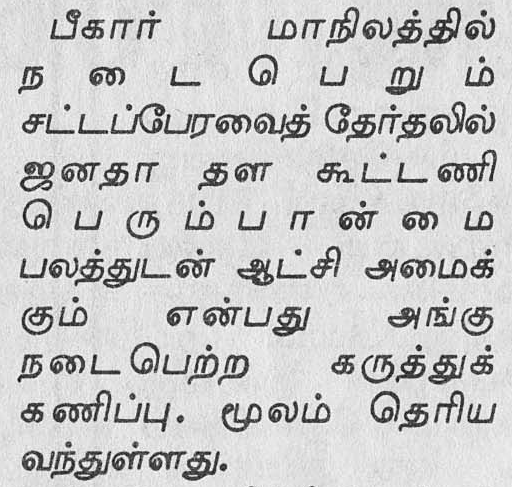
#> input picture Character_Segmentation-master/data/img_5.png, 512 x 487 px, found by its file name
$ python main.py
#> lines starting #> are read from the running program, lines starting #| are printed output that depends on the picture; after the words box and inside, x2 and y2 are one past the last pixel; in counts of white or black regions, pixels touching at a corner belong together; long printed decimals are rounded
import cv2
import numpy as np
import matplotlib.pyplot as plt
import os

np.set_printoptions(threshold=None)

#------------------Functions------------------#

# [28 lines left out: functions showimages, closewindows, not called in this run]

def line_array(array):
	list_x_upper = []
	list_x_lower = []
	for y in range(5, len(array)-5):
		s_a, s_p = strtline(y, array)
		e_a, e_p = endline(y, array)
		if s_a>=7 and s_p>=5:
			list_x_upper.append(y)
			# bin_img[y][:] = 255
		if e_a>=5 and e_p>=7:
			list_x_lower.append(y)
			# bin_img[y][:] = 255
	return list_x_upper, list_x_lower

def strtline(y, array):
	count_ahead = 0
	count_prev = 0
	for i in array[y:y+10]:
		if i > 3:
			count_ahead+= 1
	for i in array[y-10:y]:
		if i==0:
			count_prev += 1
	return count_ahead, count_prev

def endline(y, array):
	count_ahead = 0
	count_prev = 0
	for i in array[y:y+10]:
		if i==0:
			count_ahead+= 1
	for i in array[y-10:y]:
		if i >3:
			count_prev += 1
	return count_ahead, count_prev

def endline_word(y, array, a):
	count_ahead = 0
	count_prev = 0
	for i in array[y:y+2*a]:
		if i < 2:
			count_ahead+= 1
	for i in array[y-a:y]:
		if i > 2:
			count_prev += 1
	return count_prev ,count_ahead

def end_line_array(array, a):
	list_endlines = []
	for y in range(len(array)):
		e_p, e_a = endline_word(y, array, a)
		#print(e_p, e_a)
		if e_a >= int(1.5*a) and e_p >= int(0.7*a):
			list_endlines.append(y)
	return list_endlines

def refine_endword(array):
	refine_list = []
	for y in range(len(array)-1):
		if array[y]+1 < array[y+1]:
			refine_list.append(array[y])
	refine_list.append(array[-1])
	return refine_list


def refine_array(array_upper, array_lower):
	upperlines = []
	lowerlines = []
	for y in range(len(array_upper)-1):
		if array_upper[y] + 5 < array_upper[y+1]:
			upperlines.append(array_upper[y]-10)
	for y in range(len(array_lower)-1):
		if array_lower[y] + 5 < array_lower[y+1]:
			lowerlines.append(array_lower[y]+10)

	upperlines.append(array_upper[-1]-10)
	lowerlines.append(array_lower[-1]+10)

	return upperlines, lowerlines

def letter_width(contours):
	letter_width_sum = 0
	count = 0
	for cnt in contours:
		if cv2.contourArea(cnt) > 20:
			x,y,w,h = cv2.boundingRect(cnt)
			letter_width_sum += w
			count += 1

	return letter_width_sum/count


def end_wrd_dtct(lines, i, bin_img, mean_lttr_width):
	count_y = np.zeros(shape = width)
	for x in range(width):
		for y in range(lines[i][0],lines[i][1]):
			if bin_img[y][x] == 255:
				count_y[x] += 1
	end_lines = end_line_array(count_y, int(mean_lttr_width))
	# print(end_lines)
	endlines = refine_endword(end_lines)
	for x in endlines:
		final_thr[lines[i][0]:lines[i][1], x] = 255
	return endlines

# [32 lines left out: function letter_seg, not called in this run]
			# print(letter[e][0],x_linescopy[0], word)


#------------------/Functions-----------------#


#-------------Thresholding Image--------------#


print("\n........Program Initiated.......\n")
src_img= cv2.imread('./img_5.png', 1)
#> src_img is the input picture: shape (487, 512, 3); min 0, max 255, mean 200.3
copy = src_img.copy()
height = src_img.shape[0]
width = src_img.shape[1]


print("\n Resizing Image........")
src_img = cv2.resize(copy, dsize =(1320, int(1320*height/width)), interpolation = cv2.INTER_AREA)
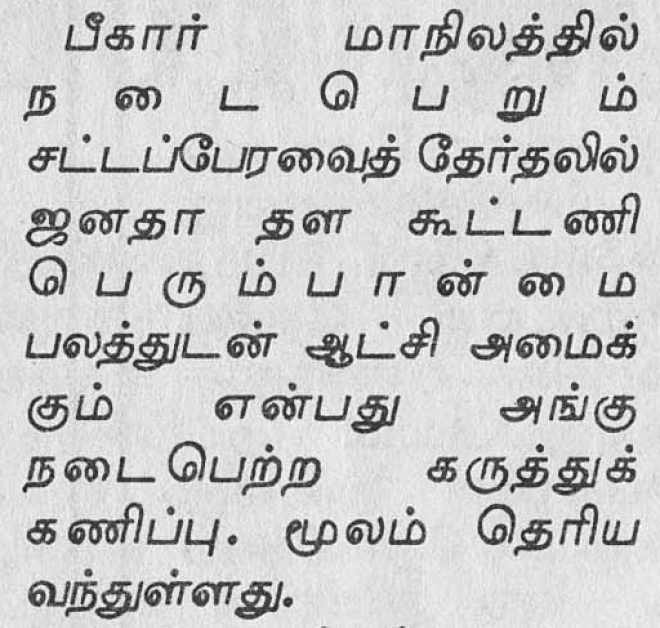
#> src_img: shape (1255, 1320, 3) (shown at 1/2 size); min 0, max 255, mean 200.2

height = src_img.shape[0]
width = src_img.shape[1]

print("#---------Image Info:--------#")
print("\tHeight =",height,"\n\tWidth =",width)
#| 	Height = 1255
#| 	Width = 1320
print("#----------------------------#")

grey_img = cv2.cvtColor(src_img, cv2.COLOR_BGR2GRAY)

print("Applying Adaptive Threshold with kernel :- 21 X 21")
bin_img = cv2.adaptiveThreshold(grey_img,255,cv2.ADAPTIVE_THRESH_MEAN_C,cv2.THRESH_BINARY_INV,21,20)
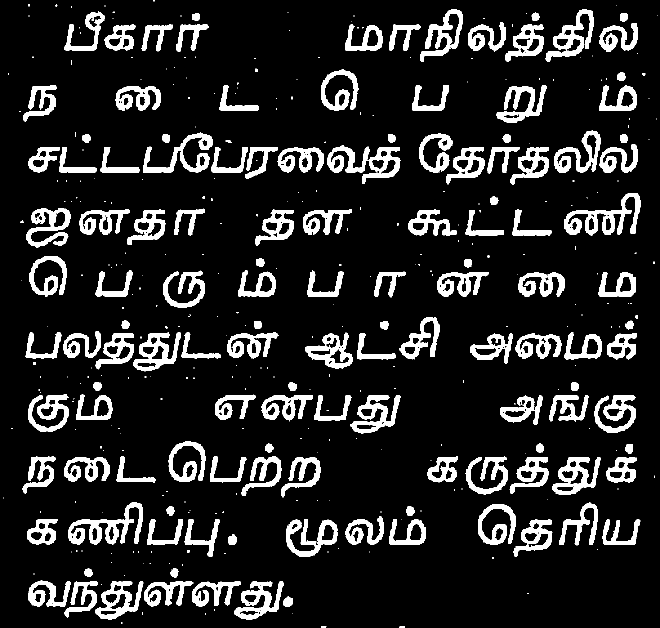
#> bin_img: shape (1255, 1320) (shown at 1/2 size); 13.1% white; 492 white regions (351 under 20 px), largest, box (x1, y1, x2, y2) and area: (1129, 386, 1281, 469) 4345, (137, 1005, 286, 1090) 4292, (286, 265, 426, 345) 3317
bin_img1 = bin_img.copy()
bin_img2 = bin_img.copy()

kernel = cv2.getStructuringElement(cv2.MORPH_ELLIPSE,(3,3))
kernel1 = np.array([[1,0,1],[0,1,0],[1,0,1]], dtype = np.uint8)
# final_thr = cv2.morphologyEx(bin_img, cv2.MORPH_OPEN, kernel)
# final_thr = cv2.dilate(bin_img,kernel1,iterations = 1)
print("Noise Removal From Image.........")
final_thr = cv2.morphologyEx(bin_img, cv2.MORPH_CLOSE, kernel)
#> final_thr: shape (1255, 1320); 13.5% white; 400 white regions (259 under 20 px), largest, box (x1, y1, x2, y2) and area: (1129, 386, 1281, 471) 4463, (137, 1005, 286, 1090) 4415, (286, 265, 426, 345) 3414
contr_retrival = final_thr.copy()

#-------------/Thresholding Image-------------#


#-------------Line Detection------------------#
print("Beginning Character Semenation..............")
count_x = np.zeros(shape= (height))
for y in range(height):
	for x in range(width):
		if bin_img[y][x] == 255 :
			count_x[y] = count_x[y]+1
	# [5 lines of commented-out code are left out]

upper_lines, lower_lines = line_array(count_x)

upperlines, lowerlines = refine_array(upper_lines, lower_lines)

# print(upperlines, lowerlines)
if True or len(upperlines)==len(lowerlines):
	lines = []
	for y in upperlines:
		final_thr[y][:] = 255
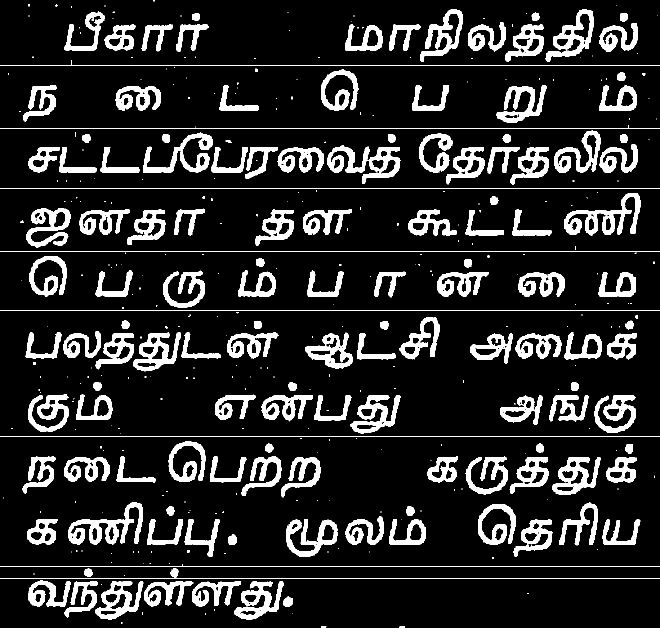
#> final_thr: shape (1255, 1320) (shown at 1/2 size); 14.1% white; 408 white regions (259 under 20 px), largest, box (x1, y1, x2, y2) and area: (1129, 386, 1281, 471) 4463, (137, 1005, 286, 1090) 4415, (286, 265, 426, 345) 3414
	for y in lowerlines:
		final_thr[y][:] = 255
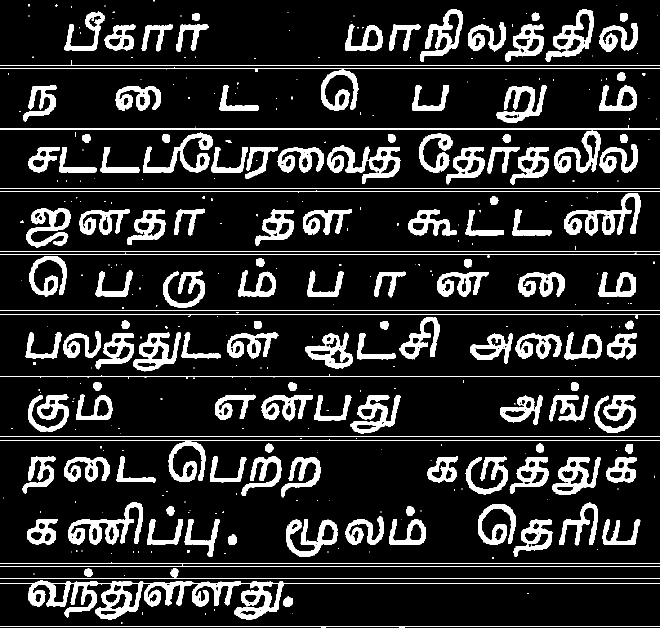
#> final_thr: shape (1255, 1320) (shown at 1/2 size); 14.9% white; 386 white regions (236 under 20 px)
	for y in range(len(upperlines)):
		lines.append((upperlines[y], lowerlines[y]))

else:
	print("Too much noise in image, unable to process.\nPlease try with another image. Ctrl-C to exit:- ")
	showimages()
	k = cv2.waitKey(0)
	while 1:
		k = cv2.waitKey(0)
		if k & 0xFF == ord('q'):
			cv2.destroyAllWindows()
			exit()

lines = np.array(lines)

no_of_lines = len(lines)

print("\nGiven Text has   # ",no_of_lines, " #   no. of lines")
#| Given Text has   #  8  #   no. of lines

lines_img = []

for i in range(no_of_lines):
	lines_img.append(bin_img2[lines[i][0]:lines[i][1], :])
#> after the loop, lines_img = 8 items

#-------------/Line Detection-----------------#


#-------------Letter Width Calculation--------#

contours, hierarchy = cv2.findContours(contr_retrival,cv2.RETR_EXTERNAL,cv2.CHAIN_APPROX_SIMPLE)
#> contours = 400 contours, 267 with area under 20; largest, box (x1, y1, x2, y2) and area: (1091, 18, 1188, 124) 4822, (1129, 386, 1281, 471) 4610, (137, 1005, 286, 1090) 4510, (191, 1162, 287, 1239) 3947, (266, 665, 361, 743) 3936
final_contr = np.zeros((final_thr.shape[0],final_thr.shape[1],3), dtype = np.uint8)
cv2.drawContours(src_img, contours, -1, (0,255,0), 1)
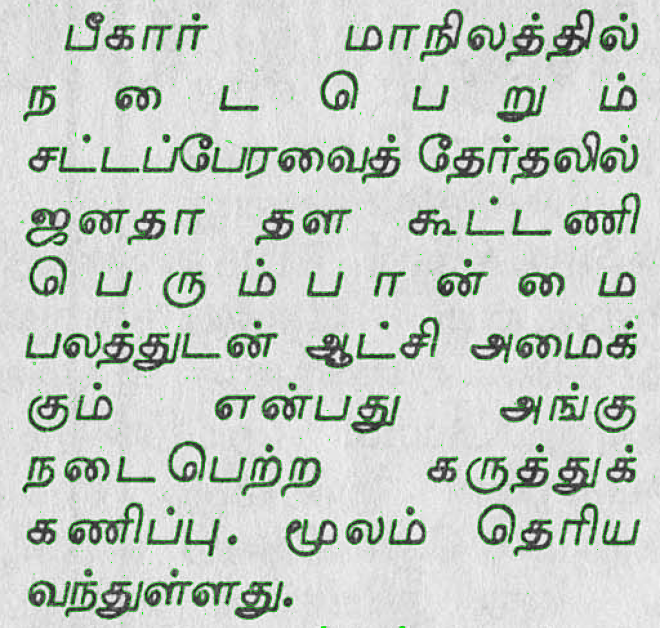
#> src_img: shape (1255, 1320, 3) (shown at 1/2 size); 2.58% of pixels changed, all inside (x1, y1, x2, y2) = (6, 0, 1316, 1255)

mean_lttr_width = letter_width(contours)
#> the loop in letter_width, `for cnt in contours:` made 400 passes
#> (x, y, w, h, letter_width_sum) on passes 8, 11, 12, 13, 14, 15, 16: (567, 1193, 18, 21, 18), (469, 1162, 98, 77, 116), (384, 1162, 98, 52, 214), (289, 1162, 98, 51, 312), (191, 1162, 96, 77, 408), (129, 1162, 67, 73, 475), (57, 1160, 85, 54, 560)
print("\nAverage Width of Each Letter:- ", mean_lttr_width)
#| Average Width of Each Letter:-  66.962

#-------------/Letter Width Calculation-------#

#--------------Word Detection-----------------#
x_lines = []

for i in range(len(lines_img)):
#> (the run stopped early here; a loop or call above may not have finished)

$ run again, with Character_Segmentation-master/data/img_4.png copied over Character_Segmentation-master/data/img_5.png
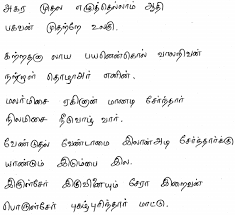
#> input picture Character_Segmentation-master/data/img_4.png, 235 x 215 px, found by its file name
#> src_img is the input picture: shape (215, 235, 3); min 0, max 255, mean 242.4
#| 	Height = 1207
#| 	Width = 1320
#> bin_img: shape (1207, 1320); 7% white; 491 white regions (123 under 20 px), largest, box (x1, y1, x2, y2) and area: (96, 898, 202, 938) 1688, (320, 881, 421, 938) 1493, (67, 415, 146, 472) 1380
#> after the loop `for y in lowerlines:`:
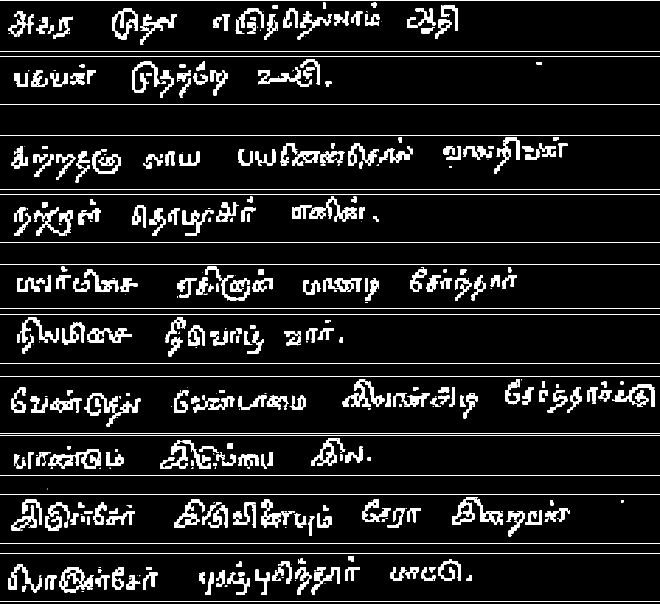
#> final_thr: shape (1207, 1320) (shown at 1/2 size); 8.8% white; 403 white regions (95 under 20 px)
#| Given Text has   #  10  #   no. of lines
#> after the loop `for i in range(no_of_lines):`: lines_img = 10 items
#> contours = 383 contours, 97 with area under 20; largest, box (x1, y1, x2, y2) and area: (904, 994, 1005, 1050) 2385, (96, 898, 202, 938) 2288, (118, 1134, 188, 1185) 2163, (225, 17, 275, 79) 2061, (623, 876, 691, 932) 1410
#> the loop in letter_width, `for cnt in contours:` made 383 passes
#> (x, y, w, h, letter_width_sum) on passes 3, 8, 11, 12, 13, 14, 15: (45, 1170, 8, 14, 8), (933, 1151, 11, 11, 19), (253, 1151, 28, 28, 47), (191, 1151, 28, 28, 75), (90, 1151, 23, 28, 98), (477, 1145, 12, 9, 110), (455, 1145, 45, 45, 155)
#| Average Width of Each Letter:-  28.453
#> the loop `for i in range(len(lines_img)):` made 10 passes
#> the loop `for i in range(len(x_lines)):` made 10 passes
#> (printed output is left out)
#> the loop `for i in range(len(lines)):` made 10 passes
#> the loop `for cnt in contours:` made 491 passes
#> in showimages, `cv2.imshow("Threshold Image", final_thr)`:
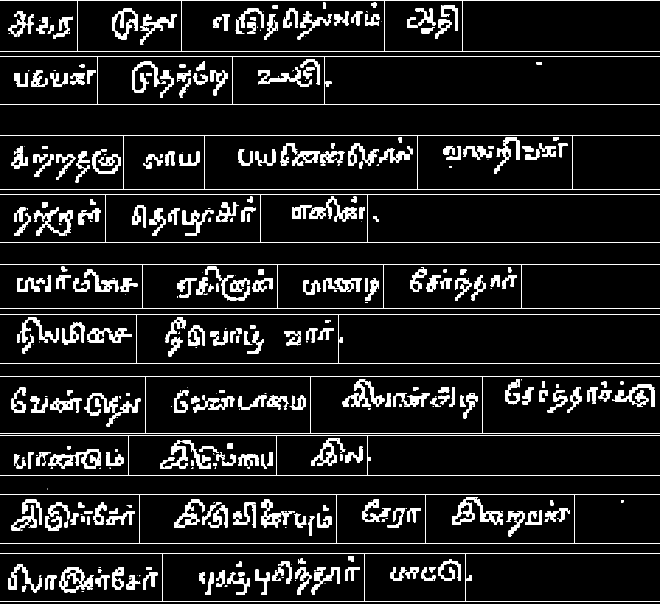
#> window 'Threshold Image': shape (1207, 1320) (shown at 1/2 size); 9% white; 392 white regions (95 under 20 px), largest, box (x1, y1, x2, y2) and area: (0, 270, 1320, 379) 3068, (0, 0, 1320, 104) 3048, (0, 989, 1320, 1087) 3024

$ run again, with Character_Segmentation-master/data/img_1.jpg saved as Character_Segmentation-master/data/img_5.png
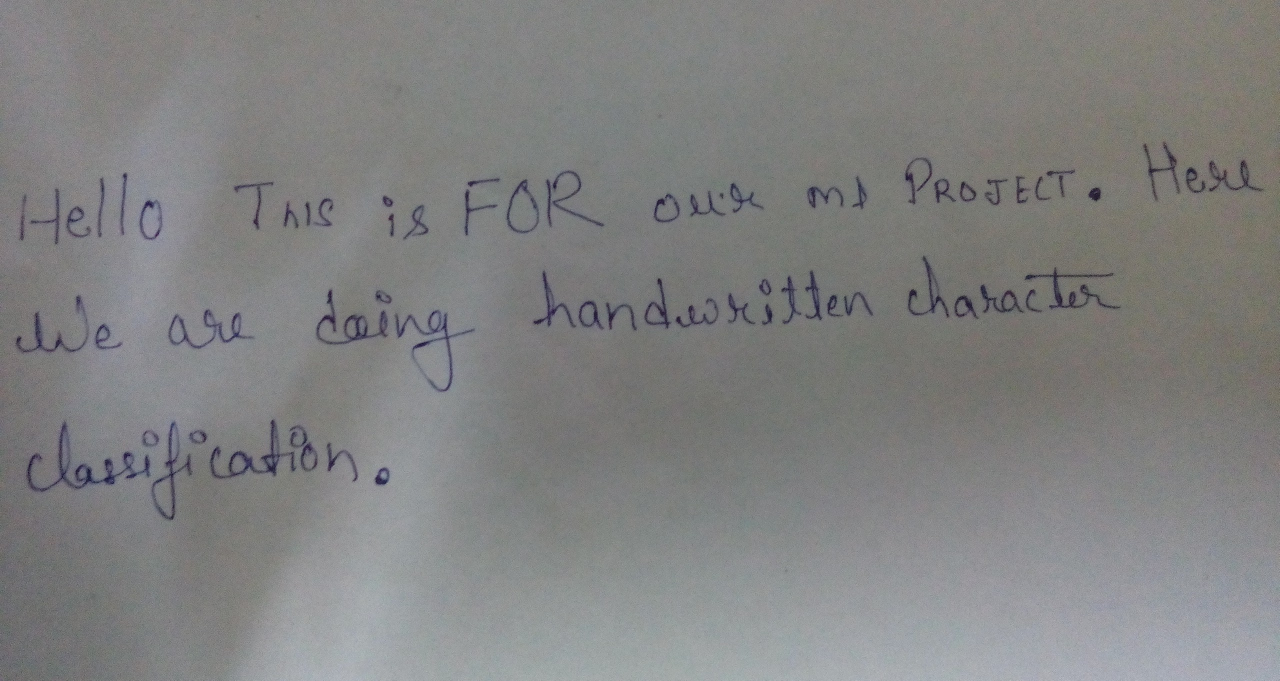
#> input picture Character_Segmentation-master/data/img_1.jpg, 2559 x 1361 px, found by its file name (shown at 1/2 size)
#> src_img is the input picture: shape (1361, 2559, 3); mean B, G, R 129.2, 129.4, 129.1
#| 	Height = 702
#| 	Width = 1320
#> bin_img: shape (702, 1320); 1.8% white; 127 white regions (39 under 20 px), largest, box (x1, y1, x2, y2) and area: (326, 299, 400, 356) 727, (1057, 276, 1156, 319) 698, (156, 435, 183, 536) 488
#> after the loop `for y in lowerlines:`:
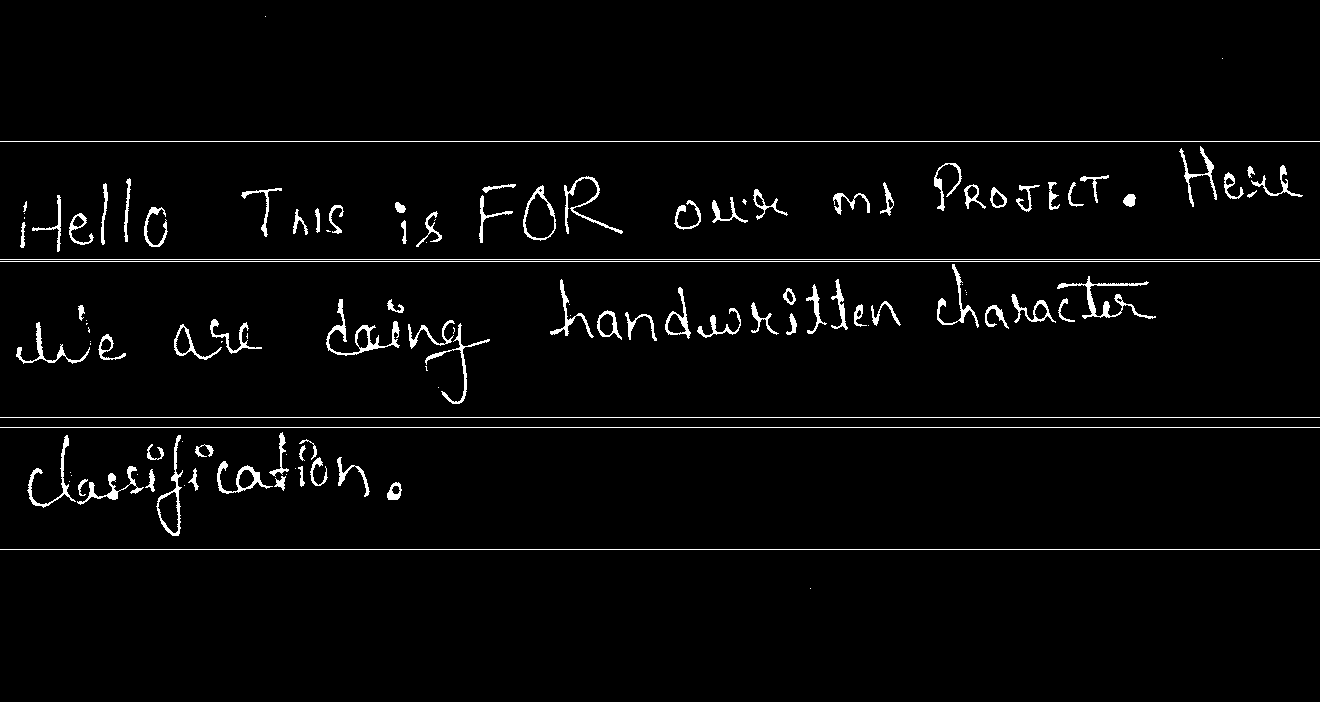
#> final_thr: shape (702, 1320); 2.7% white in thin lines or dots, all inside (x1, y1, x2, y2) = (0, 16, 1320, 589)
#| Given Text has   #  3  #   no. of lines
#> after the loop `for i in range(no_of_lines):`: lines_img = 3 items
#> contours = 114 contours, 37 with area under 20; largest, box (x1, y1, x2, y2) and area: (523, 185, 556, 241) 1188, (156, 435, 183, 536) 926, (326, 299, 400, 356) 710, (217, 461, 273, 494) 552, (1057, 276, 1156, 319) 504
#> `cv2.drawContours(src_img, contours, -1, (0,255,0), 1)`:
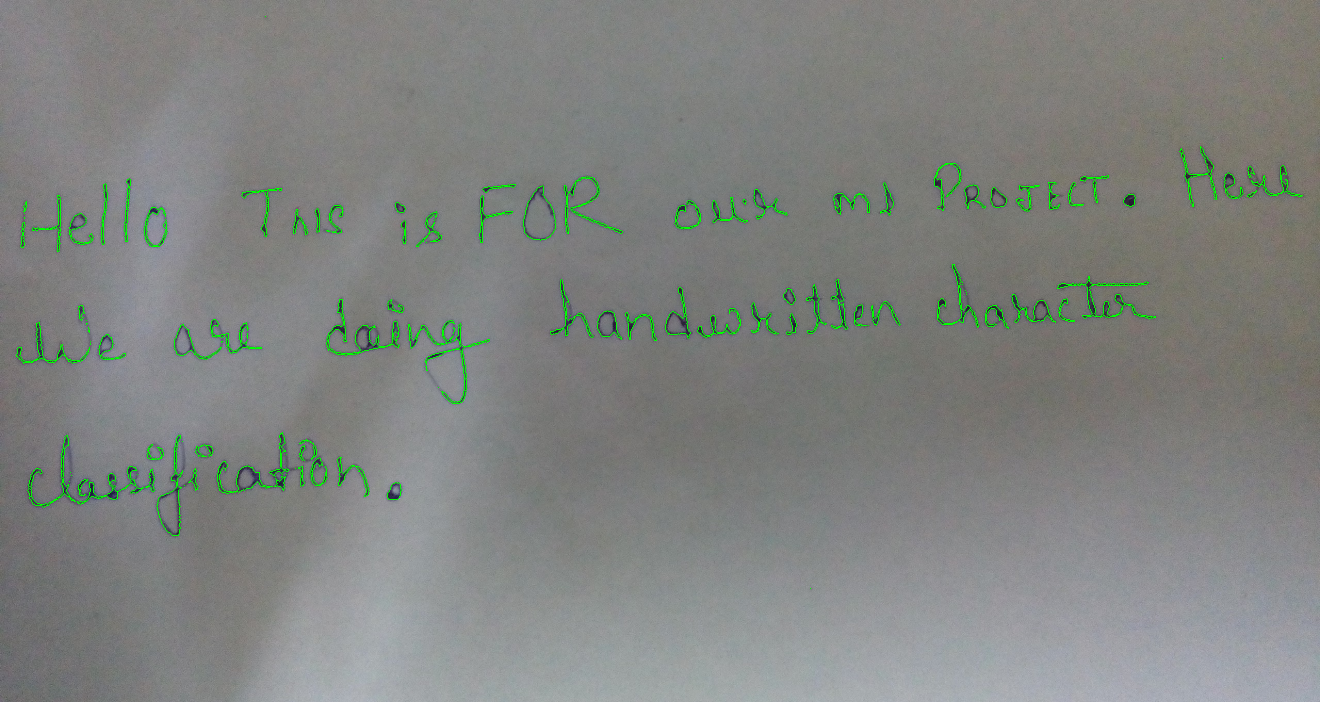
#> src_img: shape (702, 1320, 3); mean B, G, R 128.2, 131.4, 128.2
#> the loop in letter_width, `for cnt in contours:` made 114 passes
#> (x, y, w, h, letter_width_sum) on passes 3, 5, 6, 11, 13, 14, 15: (387, 482, 15, 18, 15), (78, 479, 10, 17, 25), (274, 476, 12, 15, 37), (145, 469, 10, 23, 47), (188, 468, 11, 23, 58), (298, 466, 7, 21, 65), (77, 466, 67, 39, 132)
#| Average Width of Each Letter:-  27.844
